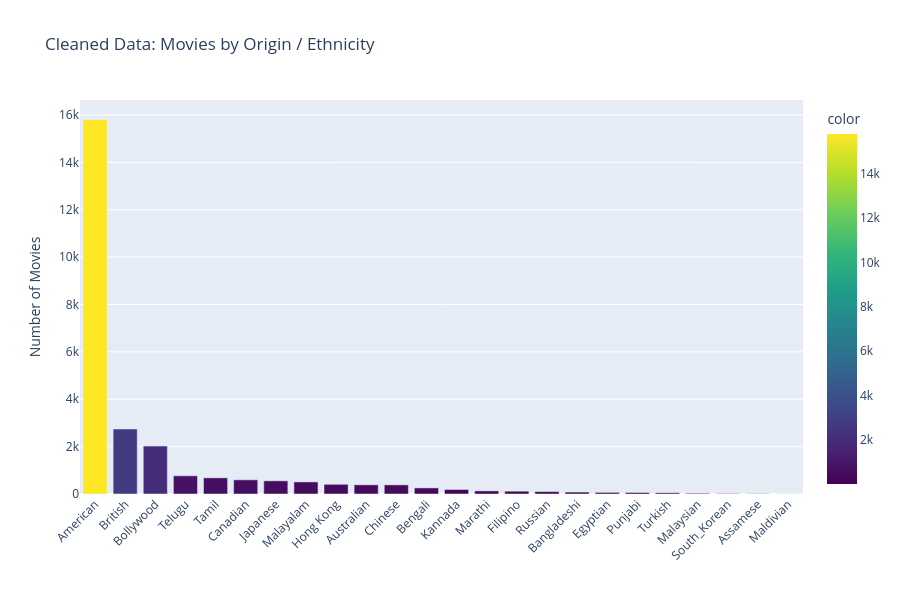

The notebook cell this image was saved under:
### Code cell
fig = px.bar(
    origin_counts,
    title="Cleaned Data: Movies by Origin / Ethnicity",
    labels={"Origin/Ethnicity": "", "value": "Number of Movies"},
    color=origin_counts.values,
    color_continuous_scale="Viridis"
)
fig.update_layout(height=600, xaxis_tickangle=-45)
fig.show()

### Figure 1 — Plotly figure (JSON) as saved in the notebook; plotly's stock layout.template omitted (floating-point values rounded to 4 significant figures)
{"data": [{"hovertemplate": "=%{x}<br>Number of Movies=%{y}<br>color=%{marker.color}<extra></extra>", "legendgroup": "", "marker": {"color": [15798, 2743, 2023, 768, 683, 598, 556, 510, 409, 387, 385, 257, 190, 130, 118, 101, 81, 67, 63, 52, 30, 16, 9, 2], "coloraxis": "coloraxis", "pattern": {"shape": ""}}, "name": "", "orientation": "v", "showlegend": false, "textposition": "auto", "type": "bar", "x": ["American", "British", "Bollywood", "Telugu", "Tamil", "Canadian", "Japanese", "Malayalam", "Hong Kong", "Australian", "Chinese", "Bengali", "Kannada", "Marathi", "Filipino", "Russian", "Bangladeshi", "Egyptian", "Punjabi", "Turkish", "Malaysian", "South_Korean", "Assamese", "Maldivian"], "xaxis": "x", "y": [15798, 2743, 2023, 768, 683, 598, 556, 510, 409, 387, 385, 257, 190, 130, 118, 101, 81, 67, 63, 52, 30, 16, 9, 2], "yaxis": "y"}], "layout": {"barmode": "relative", "coloraxis": {"autocolorscale": false, "colorbar": {"title": {"text": "color"}}, "colorscale": [[0.0, "#440154"], [0.1111, "#482878"], [0.2222, "#3e4989"], [0.3333, "#31688e"], [0.4444, "#26828e"], [0.5556, "#1f9e89"], [0.6667, "#35b779"], [0.7778, "#6ece58"], [0.8889, "#b5de2b"], [1.0, "#fde725"]]}, "height": 600, "legend": {"tracegroupgap": 0}, "title": {"text": "Cleaned Data: Movies by Origin / Ethnicity"}, "xaxis": {"anchor": "y", "domain": [0.0, 1.0], "tickangle": -45, "title": {"text": ""}}, "yaxis": {"anchor": "x", "domain": [0.0, 1.0], "title": {"text": "Number of Movies"}}}}
